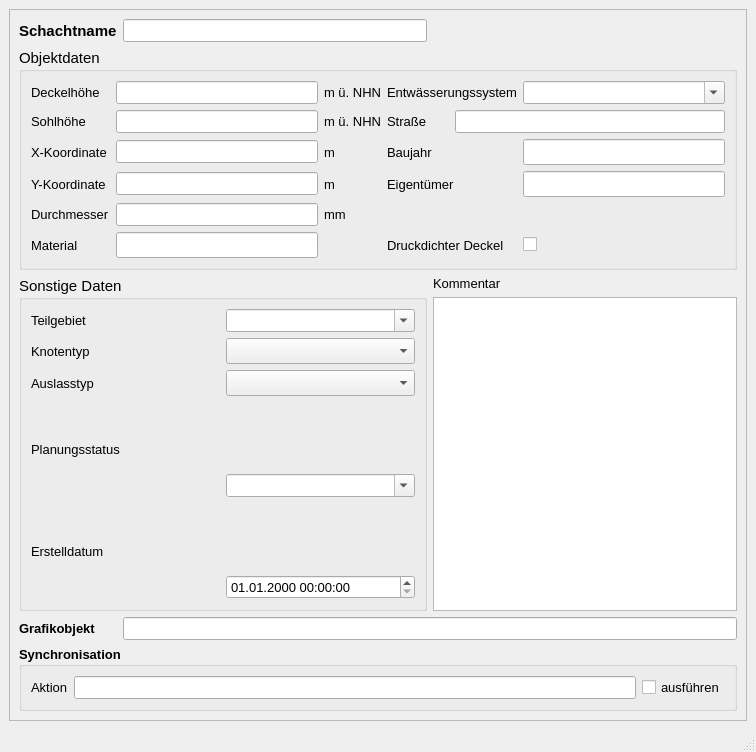
<?xml version="1.0" encoding="UTF-8"?>
<ui version="4.0">
 <class>MainWindow</class>
 <widget class="QMainWindow" name="MainWindow">
  <property name="enabled">
   <bool>true</bool>
  </property>
  <property name="geometry">
   <rect>
    <x>0</x>
    <y>0</y>
    <width>756</width>
    <height>752</height>
   </rect>
  </property>
  <property name="minimumSize">
   <size>
    <width>650</width>
    <height>610</height>
   </size>
  </property>
  <property name="font">
   <font>
    <family>Tahoma</family>
    <pointsize>10</pointsize>
   </font>
  </property>
  <property name="windowTitle">
   <string>Schacht</string>
  </property>
  <property name="toolTip">
   <string>&lt;html&gt;&lt;head/&gt;&lt;body&gt;&lt;p&gt;Besondere Lage im Kanalnetz z.B. Anfangsschacht&lt;/p&gt;&lt;/body&gt;&lt;/html&gt;</string>
  </property>
  <property name="statusTip">
   <string>Besondere Lage im Kanalnetz z.B. Anfangsschacht</string>
  </property>
  <widget class="QWidget" name="centralwidget">
   <layout class="QGridLayout" name="gridLayout">
    <item row="0" column="0">
     <widget class="QScrollArea" name="scrollArea">
      <property name="widgetResizable">
       <bool>true</bool>
      </property>
      <widget class="QWidget" name="scrollAreaWidgetContents">
       <property name="geometry">
        <rect>
         <x>0</x>
         <y>0</y>
         <width>732</width>
         <height>675</height>
        </rect>
       </property>
       <layout class="QGridLayout" name="gridLayout_2">
        <item row="0" column="0">
         <widget class="QLabel" name="label">
          <property name="font">
           <font>
            <family>Tahoma</family>
            <pointsize>11</pointsize>
            <weight>75</weight>
            <bold>true</bold>
           </font>
          </property>
          <property name="text">
           <string>Schachtname</string>
          </property>
         </widget>
        </item>
        <item row="0" column="1">
         <widget class="QLineEdit" name="schnam">
          <property name="toolTip">
           <string>&lt;html&gt;&lt;head/&gt;&lt;body&gt;&lt;p&gt;Eindeutige Schachtbezeichnung&lt;/p&gt;&lt;/body&gt;&lt;/html&gt;</string>
          </property>
          <property name="statusTip">
           <string>Eindeutige Schachtbezeichnung</string>
          </property>
         </widget>
        </item>
        <item row="1" column="0" colspan="3">
         <widget class="QGroupBox" name="groupBox_2">
          <property name="font">
           <font>
            <family>Tahoma</family>
            <pointsize>11</pointsize>
           </font>
          </property>
          <property name="toolTip">
           <string/>
          </property>
          <property name="statusTip">
           <string/>
          </property>
          <property name="title">
           <string>Objektdaten</string>
          </property>
          <layout class="QGridLayout" name="gridLayout_3">
           <item row="0" column="0">
            <widget class="QLabel" name="label_5">
             <property name="font">
              <font>
               <family>Tahoma</family>
               <pointsize>10</pointsize>
              </font>
             </property>
             <property name="text">
              <string>Deckelhöhe</string>
             </property>
            </widget>
           </item>
           <item row="0" column="1">
            <widget class="QLineEdit" name="deckelhoehe">
             <property name="font">
              <font>
               <family>Tahoma</family>
               <pointsize>10</pointsize>
              </font>
             </property>
             <property name="toolTip">
              <string>&lt;html&gt;&lt;head/&gt;&lt;body&gt;&lt;p&gt;Höhe des Kanaldeckels (meist gleich Geländehöhe)&lt;/p&gt;&lt;/body&gt;&lt;/html&gt;</string>
             </property>
             <property name="statusTip">
              <string>Höhe des Kanaldeckels (meist gleich Geländehöhe)</string>
             </property>
            </widget>
           </item>
           <item row="0" column="2">
            <widget class="QLabel" name="label_10">
             <property name="font">
              <font>
               <family>Tahoma</family>
               <pointsize>10</pointsize>
              </font>
             </property>
             <property name="text">
              <string>m ü. NHN</string>
             </property>
            </widget>
           </item>
           <item row="0" column="3" colspan="2">
            <widget class="QLabel" name="label_40">
             <property name="font">
              <font>
               <family>Tahoma</family>
               <pointsize>10</pointsize>
              </font>
             </property>
             <property name="text">
              <string>Entwässerungssystem</string>
             </property>
            </widget>
           </item>
           <item row="0" column="5">
            <widget class="QComboBox" name="entwart">
             <property name="font">
              <font>
               <family>Tahoma</family>
               <pointsize>10</pointsize>
              </font>
             </property>
             <property name="toolTip">
              <string>&lt;html&gt;&lt;head/&gt;&lt;body&gt;&lt;p&gt;&lt;span style=&quot; font-family:'Calibri','sans-serif';&quot;&gt;vorh. Entwässerungssystem (z.B. Mischwasser, Regenwasser etc.)&lt;/span&gt;&lt;/p&gt;&lt;/body&gt;&lt;/html&gt;</string>
             </property>
             <property name="statusTip">
              <string>vorh. Entwässerungssystem (z.B. Mischwasser, Regenwasser etc.)</string>
             </property>
             <property name="editable">
              <bool>true</bool>
             </property>
            </widget>
           </item>
           <item row="1" column="0">
            <widget class="QLabel" name="label_3">
             <property name="font">
              <font>
               <family>Tahoma</family>
               <pointsize>10</pointsize>
              </font>
             </property>
             <property name="text">
              <string>Sohlhöhe</string>
             </property>
            </widget>
           </item>
           <item row="1" column="1">
            <widget class="QLineEdit" name="sohlhoehe">
             <property name="font">
              <font>
               <family>Tahoma</family>
               <pointsize>10</pointsize>
              </font>
             </property>
             <property name="toolTip">
              <string>&lt;html&gt;&lt;head/&gt;&lt;body&gt;&lt;p&gt;Höhe der Sohle&lt;/p&gt;&lt;/body&gt;&lt;/html&gt;</string>
             </property>
             <property name="statusTip">
              <string>Höhe der Sohle</string>
             </property>
            </widget>
           </item>
           <item row="1" column="2">
            <widget class="QLabel" name="label_8">
             <property name="font">
              <font>
               <family>Tahoma</family>
               <pointsize>10</pointsize>
              </font>
             </property>
             <property name="text">
              <string>m ü. NHN</string>
             </property>
            </widget>
           </item>
           <item row="1" column="3">
            <widget class="QLabel" name="label_2">
             <property name="font">
              <font>
               <family>Tahoma</family>
               <pointsize>10</pointsize>
              </font>
             </property>
             <property name="text">
              <string>Straße</string>
             </property>
            </widget>
           </item>
           <item row="1" column="4" colspan="2">
            <widget class="QLineEdit" name="strasse">
             <property name="font">
              <font>
               <family>Tahoma</family>
               <pointsize>10</pointsize>
              </font>
             </property>
             <property name="toolTip">
              <string>&lt;html&gt;&lt;head/&gt;&lt;body&gt;&lt;p&gt;Straßenname&lt;/p&gt;&lt;/body&gt;&lt;/html&gt;</string>
             </property>
             <property name="statusTip">
              <string>Straßenname</string>
             </property>
            </widget>
           </item>
           <item row="2" column="0">
            <widget class="QLabel" name="label_6">
             <property name="font">
              <font>
               <family>Tahoma</family>
               <pointsize>10</pointsize>
              </font>
             </property>
             <property name="text">
              <string>X-Koordinate</string>
             </property>
            </widget>
           </item>
           <item row="2" column="1">
            <widget class="QLineEdit" name="x">
             <property name="font">
              <font>
               <family>Tahoma</family>
               <pointsize>10</pointsize>
              </font>
             </property>
             <property name="toolTip">
              <string>&lt;html&gt;&lt;head/&gt;&lt;body&gt;&lt;p&gt;Lage-Koordinate (im Projektionssystem des Layers)&lt;/p&gt;&lt;/body&gt;&lt;/html&gt;</string>
             </property>
             <property name="statusTip">
              <string>Lage-Koordinate (im Projektionssystem des Layers)</string>
             </property>
             <property name="readOnly">
              <bool>true</bool>
             </property>
            </widget>
           </item>
           <item row="2" column="2">
            <widget class="QLabel" name="label_11">
             <property name="font">
              <font>
               <family>Tahoma</family>
               <pointsize>10</pointsize>
              </font>
             </property>
             <property name="text">
              <string>m</string>
             </property>
            </widget>
           </item>
           <item row="2" column="3" colspan="2">
            <widget class="QLabel" name="label_4">
             <property name="font">
              <font>
               <family>Tahoma</family>
               <pointsize>10</pointsize>
              </font>
             </property>
             <property name="text">
              <string>Baujahr</string>
             </property>
            </widget>
           </item>
           <item row="2" column="5">
            <widget class="QLineEdit" name="baujahr">
             <property name="toolTip">
              <string>&lt;html&gt;&lt;head/&gt;&lt;body&gt;&lt;p&gt;Baujahr&lt;/p&gt;&lt;/body&gt;&lt;/html&gt;</string>
             </property>
             <property name="statusTip">
              <string>Baujahr</string>
             </property>
            </widget>
           </item>
           <item row="3" column="0">
            <widget class="QLabel" name="label_9">
             <property name="font">
              <font>
               <family>Tahoma</family>
               <pointsize>10</pointsize>
              </font>
             </property>
             <property name="text">
              <string>Y-Koordinate</string>
             </property>
            </widget>
           </item>
           <item row="3" column="1">
            <widget class="QLineEdit" name="y">
             <property name="font">
              <font>
               <family>Tahoma</family>
               <pointsize>10</pointsize>
              </font>
             </property>
             <property name="toolTip">
              <string>&lt;html&gt;&lt;head/&gt;&lt;body&gt;&lt;p&gt;Lage-Koordinate (im Projektionssystem des Layers)&lt;/p&gt;&lt;/body&gt;&lt;/html&gt;</string>
             </property>
             <property name="statusTip">
              <string>Lage-Koordinate (im Projektionssystem des Layers)</string>
             </property>
             <property name="readOnly">
              <bool>true</bool>
             </property>
            </widget>
           </item>
           <item row="3" column="2">
            <widget class="QLabel" name="label_12">
             <property name="font">
              <font>
               <family>Tahoma</family>
               <pointsize>10</pointsize>
              </font>
             </property>
             <property name="text">
              <string>m</string>
             </property>
            </widget>
           </item>
           <item row="3" column="3" colspan="2">
            <widget class="QLabel" name="label_7">
             <property name="font">
              <font>
               <family>Tahoma</family>
               <pointsize>10</pointsize>
              </font>
             </property>
             <property name="text">
              <string>Eigentümer</string>
             </property>
            </widget>
           </item>
           <item row="3" column="5">
            <widget class="QLineEdit" name="eigentum">
             <property name="toolTip">
              <string>&lt;html&gt;&lt;head/&gt;&lt;body&gt;&lt;p&gt;Eigentürmer&lt;/p&gt;&lt;/body&gt;&lt;/html&gt;</string>
             </property>
             <property name="statusTip">
              <string>Eigentürmer</string>
             </property>
            </widget>
           </item>
           <item row="4" column="0">
            <widget class="QLabel" name="label_39">
             <property name="font">
              <font>
               <family>Tahoma</family>
               <pointsize>10</pointsize>
              </font>
             </property>
             <property name="text">
              <string>Durchmesser</string>
             </property>
            </widget>
           </item>
           <item row="4" column="1">
            <widget class="QLineEdit" name="durchm">
             <property name="font">
              <font>
               <family>Tahoma</family>
               <pointsize>10</pointsize>
              </font>
             </property>
             <property name="toolTip">
              <string>&lt;html&gt;&lt;head/&gt;&lt;body&gt;&lt;p&gt;Standard-Durchmesser nach DIN&lt;/p&gt;&lt;/body&gt;&lt;/html&gt;</string>
             </property>
             <property name="statusTip">
              <string>Standard-Durchmesser nach DIN</string>
             </property>
            </widget>
           </item>
           <item row="4" column="2">
            <widget class="QLabel" name="label_27">
             <property name="font">
              <font>
               <family>Tahoma</family>
               <pointsize>10</pointsize>
              </font>
             </property>
             <property name="text">
              <string>mm</string>
             </property>
            </widget>
           </item>
           <item row="5" column="0">
            <widget class="QLabel" name="label_16">
             <property name="font">
              <font>
               <family>Tahoma</family>
               <pointsize>10</pointsize>
              </font>
             </property>
             <property name="text">
              <string>Material</string>
             </property>
            </widget>
           </item>
           <item row="5" column="1">
            <widget class="QLineEdit" name="material">
             <property name="toolTip">
              <string>&lt;html&gt;&lt;head/&gt;&lt;body&gt;&lt;p&gt;Material des Schachtes (z.B. Beton, Gussstahl etc.)&lt;/p&gt;&lt;/body&gt;&lt;/html&gt;</string>
             </property>
             <property name="statusTip">
              <string>Material des Schachtes (z.B. Beton, Gussstahl etc.)</string>
             </property>
            </widget>
           </item>
           <item row="5" column="3" colspan="2">
            <widget class="QLabel" name="label_41">
             <property name="font">
              <font>
               <family>Tahoma</family>
               <pointsize>10</pointsize>
              </font>
             </property>
             <property name="text">
              <string>Druckdichter Deckel</string>
             </property>
            </widget>
           </item>
           <item row="5" column="5">
            <widget class="QCheckBox" name="druckdicht">
             <property name="font">
              <font>
               <family>Tahoma</family>
               <pointsize>10</pointsize>
              </font>
             </property>
             <property name="toolTip">
              <string>&lt;html&gt;&lt;head/&gt;&lt;body&gt;&lt;p&gt;Wenn Druckdeckel vorhanden sind auswählen.&lt;/p&gt;&lt;/body&gt;&lt;/html&gt;</string>
             </property>
             <property name="statusTip">
              <string>Wenn Druckdeckel vorhanden sind auswählen.</string>
             </property>
             <property name="text">
              <string/>
             </property>
            </widget>
           </item>
          </layout>
         </widget>
        </item>
        <item row="2" column="0" rowspan="2" colspan="2">
         <widget class="QGroupBox" name="groupBox_3">
          <property name="font">
           <font>
            <family>Tahoma</family>
            <pointsize>11</pointsize>
           </font>
          </property>
          <property name="title">
           <string>Sonstige Daten</string>
          </property>
          <layout class="QGridLayout" name="gridLayout_4">
           <item row="0" column="0">
            <widget class="QLabel" name="label_13">
             <property name="font">
              <font>
               <family>Tahoma</family>
               <pointsize>10</pointsize>
              </font>
             </property>
             <property name="text">
              <string>Teilgebiet</string>
             </property>
             <property name="buddy">
              <cstring>teilgebiet</cstring>
             </property>
            </widget>
           </item>
           <item row="0" column="1">
            <widget class="QComboBox" name="teilgebiet">
             <property name="font">
              <font>
               <family>Tahoma</family>
               <pointsize>10</pointsize>
              </font>
             </property>
             <property name="toolTip">
              <string>&lt;html&gt;&lt;head/&gt;&lt;body&gt;&lt;p&gt;zur Zuordnung auf ein selbstständig festgelegtes Teilgebiet&lt;/p&gt;&lt;/body&gt;&lt;/html&gt;</string>
             </property>
             <property name="statusTip">
              <string>zur Zuordnung auf ein selbstständig festgelegtes Teilgebiet</string>
             </property>
             <property name="editable">
              <bool>true</bool>
             </property>
            </widget>
           </item>
           <item row="1" column="0">
            <widget class="QLabel" name="label_17">
             <property name="font">
              <font>
               <family>Tahoma</family>
               <pointsize>10</pointsize>
              </font>
             </property>
             <property name="text">
              <string>Knotentyp</string>
             </property>
             <property name="buddy">
              <cstring>knotentyp</cstring>
             </property>
            </widget>
           </item>
           <item row="1" column="1">
            <widget class="QComboBox" name="knotentyp">
             <property name="toolTip">
              <string>&lt;html&gt;&lt;head/&gt;&lt;body&gt;&lt;p&gt;Besondere Lage im Kanalnetz (z.B. Anfangsschacht)&lt;/p&gt;&lt;/body&gt;&lt;/html&gt;</string>
             </property>
             <property name="statusTip">
              <string>Besondere Lage im Kanalnetz (z.B. Anfangsschacht)</string>
             </property>
            </widget>
           </item>
           <item row="2" column="0">
            <widget class="QLabel" name="label_18">
             <property name="font">
              <font>
               <family>Tahoma</family>
               <pointsize>10</pointsize>
              </font>
             </property>
             <property name="toolTip">
              <string>&lt;html&gt;&lt;head/&gt;&lt;body&gt;&lt;p&gt;Auslasstyp gem. HYSTEM-EXTRAN (z.B.: Frei, Normal, Konstant etc.)&lt;/p&gt;&lt;/body&gt;&lt;/html&gt;</string>
             </property>
             <property name="statusTip">
              <string>Auslasstyp gem. HYSTEM-EXTRAN (z.B.: Frei, Normal, Konstant etc.)</string>
             </property>
             <property name="text">
              <string>Auslasstyp</string>
             </property>
             <property name="buddy">
              <cstring>auslasstyp</cstring>
             </property>
            </widget>
           </item>
           <item row="2" column="1">
            <widget class="QComboBox" name="auslasstyp">
             <property name="toolTip">
              <string>&lt;html&gt;&lt;head/&gt;&lt;body&gt;&lt;p&gt;Auslasstyp gem. HYSTEM-EXTRAN (z.B.: Frei, Normal, Konstant etc.)&lt;/p&gt;&lt;/body&gt;&lt;/html&gt;</string>
             </property>
             <property name="statusTip">
              <string>Auslasstyp gem. HYSTEM-EXTRAN (z.B.: Frei, Normal, Konstant etc.)</string>
             </property>
            </widget>
           </item>
           <item row="3" column="0" rowspan="2" colspan="2">
            <widget class="QLabel" name="label_15">
             <property name="font">
              <font>
               <family>Tahoma</family>
               <pointsize>10</pointsize>
              </font>
             </property>
             <property name="text">
              <string>Planungsstatus</string>
             </property>
             <property name="buddy">
              <cstring>simstatus</cstring>
             </property>
            </widget>
           </item>
           <item row="4" column="1">
            <widget class="QComboBox" name="simstatus">
             <property name="font">
              <font>
               <family>Tahoma</family>
               <pointsize>10</pointsize>
              </font>
             </property>
             <property name="toolTip">
              <string>&lt;html&gt;&lt;head/&gt;&lt;body&gt;&lt;p&gt;&lt;span style=&quot; font-family:'Calibri','sans-serif'; font-size:11pt;&quot;&gt;aktueller Status (z.B. vorhanden, in Planung, etc.)&lt;/span&gt;&lt;/p&gt;&lt;/body&gt;&lt;/html&gt;</string>
             </property>
             <property name="statusTip">
              <string>aktueller Status (z.B. vorhanden, in Planung, etc.)</string>
             </property>
             <property name="editable">
              <bool>true</bool>
             </property>
            </widget>
           </item>
           <item row="5" column="0" rowspan="2" colspan="2">
            <widget class="QLabel" name="label_71">
             <property name="font">
              <font>
               <family>Tahoma</family>
               <pointsize>10</pointsize>
              </font>
             </property>
             <property name="text">
              <string>Erstelldatum</string>
             </property>
             <property name="buddy">
              <cstring>createdat</cstring>
             </property>
            </widget>
           </item>
           <item row="6" column="1">
            <widget class="QgsDateTimeEdit" name="createdat">
             <property name="font">
              <font>
               <family>Tahoma</family>
               <pointsize>10</pointsize>
              </font>
             </property>
             <property name="currentSection">
              <enum>QDateTimeEdit::DaySection</enum>
             </property>
             <property name="displayFormat">
              <string>dd.MM.yyyy HH:mm:ss</string>
             </property>
            </widget>
           </item>
          </layout>
         </widget>
        </item>
        <item row="2" column="2">
         <widget class="QLabel" name="label_14">
          <property name="text">
           <string>Kommentar</string>
          </property>
         </widget>
        </item>
        <item row="3" column="2">
         <widget class="QTextEdit" name="kommentar">
          <property name="minimumSize">
           <size>
            <width>0</width>
            <height>0</height>
           </size>
          </property>
          <property name="toolTip">
           <string>&lt;html&gt;&lt;head/&gt;&lt;body&gt;&lt;p&gt;Platz für zusätzliche Kommentare&lt;/p&gt;&lt;/body&gt;&lt;/html&gt;</string>
          </property>
          <property name="statusTip">
           <string>Platz für zusätzliche Kommentare</string>
          </property>
         </widget>
        </item>
        <item row="4" column="0">
         <widget class="QLabel" name="label_21">
          <property name="font">
           <font>
            <family>Tahoma</family>
            <pointsize>10</pointsize>
            <weight>75</weight>
            <bold>true</bold>
           </font>
          </property>
          <property name="text">
           <string>Grafikobjekt</string>
          </property>
         </widget>
        </item>
        <item row="4" column="1" colspan="2">
         <widget class="QLineEdit" name="objekt">
          <property name="toolTip">
           <string>&lt;html&gt;&lt;head/&gt;&lt;body&gt;&lt;p&gt;Textbeschreibung (WKT) des Grafikobjekts&lt;/p&gt;&lt;/body&gt;&lt;/html&gt;</string>
          </property>
          <property name="statusTip">
           <string>Textbeschreibung des Grafikobjekts</string>
          </property>
         </widget>
        </item>
        <item row="5" column="0" colspan="3">
         <widget class="QGroupBox" name="groupBox_sync">
          <property name="font">
           <font>
            <family>Tahoma</family>
            <pointsize>10</pointsize>
            <weight>75</weight>
            <bold>true</bold>
           </font>
          </property>
          <property name="title">
           <string>Synchronisation</string>
          </property>
          <layout class="QGridLayout" name="gridLayout_5">
           <item row="0" column="0">
            <widget class="QLabel" name="label_19">
             <property name="font">
              <font>
               <family>Tahoma</family>
               <pointsize>10</pointsize>
               <weight>50</weight>
               <bold>false</bold>
              </font>
             </property>
             <property name="text">
              <string>Aktion</string>
             </property>
            </widget>
           </item>
           <item row="0" column="1">
            <widget class="QLineEdit" name="aktion">
             <property name="toolTip">
              <string>&lt;html&gt;&lt;head/&gt;&lt;body&gt;&lt;p&gt;Maßnahme zur Synchronisation&lt;/p&gt;&lt;/body&gt;&lt;/html&gt;</string>
             </property>
             <property name="statusTip">
              <string>Maßnahme zur Synchronisation</string>
             </property>
            </widget>
           </item>
           <item row="0" column="2">
            <widget class="QCheckBox" name="status">
             <property name="font">
              <font>
               <family>Tahoma</family>
               <pointsize>10</pointsize>
               <weight>50</weight>
               <bold>false</bold>
              </font>
             </property>
             <property name="toolTip">
              <string>Synchronisation aktivieren</string>
             </property>
             <property name="statusTip">
              <string>Synchronisation aktivieren</string>
             </property>
             <property name="text">
              <string>ausführen</string>
             </property>
            </widget>
           </item>
          </layout>
         </widget>
        </item>
       </layout>
      </widget>
     </widget>
    </item>
   </layout>
  </widget>
  <widget class="QMenuBar" name="menubar">
   <property name="geometry">
    <rect>
     <x>0</x>
     <y>0</y>
     <width>756</width>
     <height>27</height>
    </rect>
   </property>
  </widget>
  <widget class="QStatusBar" name="statusbar"/>
 </widget>
 <customwidgets>
  <customwidget>
   <class>QgsDateTimeEdit</class>
   <extends>QDateTimeEdit</extends>
   <header>qgsdatetimeedit.h</header>
  </customwidget>
 </customwidgets>
 <tabstops>
  <tabstop>schnam</tabstop>
  <tabstop>deckelhoehe</tabstop>
  <tabstop>sohlhoehe</tabstop>
  <tabstop>x</tabstop>
  <tabstop>y</tabstop>
  <tabstop>durchm</tabstop>
  <tabstop>material</tabstop>
  <tabstop>entwart</tabstop>
  <tabstop>strasse</tabstop>
  <tabstop>baujahr</tabstop>
  <tabstop>eigentum</tabstop>
  <tabstop>druckdicht</tabstop>
  <tabstop>teilgebiet</tabstop>
  <tabstop>knotentyp</tabstop>
  <tabstop>auslasstyp</tabstop>
  <tabstop>simstatus</tabstop>
  <tabstop>createdat</tabstop>
  <tabstop>kommentar</tabstop>
  <tabstop>objekt</tabstop>
  <tabstop>aktion</tabstop>
  <tabstop>status</tabstop>
 </tabstops>
 <resources/>
 <connections/>
</ui>
